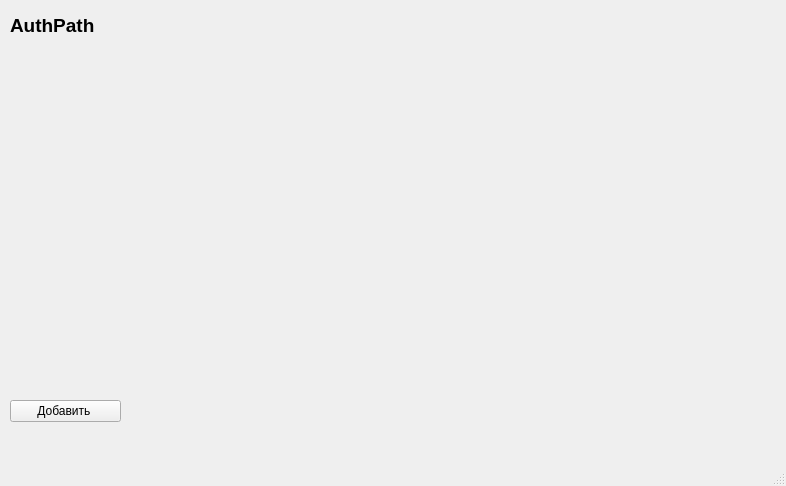
<?xml version="1.0" encoding="UTF-8"?>
<ui version="4.0">
 <class>MainWindow</class>
 <widget class="QMainWindow" name="MainWindow">
  <property name="geometry">
   <rect>
    <x>0</x>
    <y>0</y>
    <width>786</width>
    <height>486</height>
   </rect>
  </property>
  <property name="windowTitle">
   <string>AuthPath:Personal 2022</string>
  </property>
  <widget class="QWidget" name="centralwidget">
   <widget class="QLabel" name="label">
    <property name="geometry">
     <rect>
      <x>10</x>
      <y>10</y>
      <width>241</width>
      <height>31</height>
     </rect>
    </property>
    <property name="font">
     <font>
      <family>Arial</family>
      <pointsize>14</pointsize>
      <weight>75</weight>
      <bold>true</bold>
     </font>
    </property>
    <property name="text">
     <string>AuthPath</string>
    </property>
   </widget>
   <widget class="QPushButton" name="pushButton">
    <property name="geometry">
     <rect>
      <x>10</x>
      <y>400</y>
      <width>111</width>
      <height>22</height>
     </rect>
    </property>
    <property name="text">
     <string>Добавить </string>
    </property>
   </widget>
  </widget>
  <widget class="QMenuBar" name="menubar">
   <property name="geometry">
    <rect>
     <x>0</x>
     <y>0</y>
     <width>786</width>
     <height>21</height>
    </rect>
   </property>
  </widget>
  <widget class="QStatusBar" name="statusbar"/>
 </widget>
 <resources/>
 <connections/>
</ui>
